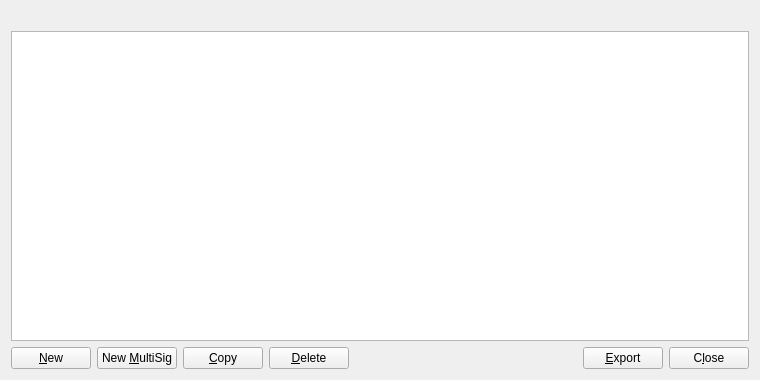
<?xml version="1.0" encoding="UTF-8"?>
<ui version="4.0">
 <class>AddressBookPage</class>
 <widget class="QWidget" name="AddressBookPage">
  <property name="geometry">
   <rect>
    <x>0</x>
    <y>0</y>
    <width>760</width>
    <height>380</height>
   </rect>
  </property>
  <layout class="QVBoxLayout" name="verticalLayout">
   <item>
    <widget class="QLabel" name="labelExplanation">
     <property name="textFormat">
      <enum>Qt::PlainText</enum>
     </property>
     <property name="wordWrap">
      <bool>true</bool>
     </property>
    </widget>
   </item>
   <item>
    <widget class="QTableView" name="tableView">
     <property name="contextMenuPolicy">
      <enum>Qt::CustomContextMenu</enum>
     </property>
     <property name="toolTip">
      <string>Double-click to edit address or label</string>
     </property>
     <property name="tabKeyNavigation">
      <bool>false</bool>
     </property>
     <property name="alternatingRowColors">
      <bool>true</bool>
     </property>
     <property name="selectionMode">
      <enum>QAbstractItemView::SingleSelection</enum>
     </property>
     <property name="selectionBehavior">
      <enum>QAbstractItemView::SelectRows</enum>
     </property>
     <property name="sortingEnabled">
      <bool>true</bool>
     </property>
     <attribute name="verticalHeaderVisible">
      <bool>false</bool>
     </attribute>
    </widget>
   </item>
   <item>
    <layout class="QHBoxLayout" name="horizontalLayout">
     <item>
      <widget class="QPushButton" name="newAddress">
       <property name="toolTip">
        <string>Create a new address</string>
       </property>
       <property name="text">
        <string>&amp;New</string>
       </property>
       <property name="icon">
        <iconset resource="../bitcoin.qrc">
         <normaloff>:/icons/add</normaloff>:/icons/add</iconset>
       </property>
      </widget>
     </item>
     <item>
      <widget class="QPushButton" name="newMultiSigAddress">
       <property name="text">
        <string>New &amp;MultiSig</string>
       </property>
       <property name="icon">
        <iconset resource="../bitcoin.qrc">
         <normaloff>:/icons/add</normaloff>:/icons/add</iconset>
       </property>
      </widget>
     </item>
     <item>
      <widget class="QPushButton" name="copyAddress">
       <property name="toolTip">
        <string>Copy the currently selected address to the system clipboard</string>
       </property>
       <property name="text">
        <string>&amp;Copy</string>
       </property>
       <property name="icon">
        <iconset resource="../bitcoin.qrc">
         <normaloff>:/icons/editcopy</normaloff>:/icons/editcopy</iconset>
       </property>
      </widget>
     </item>
     <item>
      <widget class="QPushButton" name="deleteAddress">
       <property name="toolTip">
        <string>Delete the currently selected address from the list</string>
       </property>
       <property name="text">
        <string>&amp;Delete</string>
       </property>
       <property name="icon">
        <iconset resource="../bitcoin.qrc">
         <normaloff>:/icons/remove</normaloff>:/icons/remove</iconset>
       </property>
      </widget>
     </item>
     <item>
      <spacer name="horizontalSpacer">
       <property name="orientation">
        <enum>Qt::Horizontal</enum>
       </property>
       <property name="sizeHint" stdset="0">
        <size>
         <width>40</width>
         <height>20</height>
        </size>
       </property>
      </spacer>
     </item>
     <item>
      <widget class="QPushButton" name="exportButton">
       <property name="toolTip">
        <string>Export the data in the current tab to a file</string>
       </property>
       <property name="text">
        <string>&amp;Export</string>
       </property>
       <property name="icon">
        <iconset resource="../bitcoin.qrc">
         <normaloff>:/icons/export</normaloff>:/icons/export</iconset>
       </property>
      </widget>
     </item>
     <item>
      <widget class="QPushButton" name="closeButton">
       <property name="sizePolicy">
        <sizepolicy hsizetype="Minimum" vsizetype="Minimum">
         <horstretch>0</horstretch>
         <verstretch>0</verstretch>
        </sizepolicy>
       </property>
       <property name="text">
        <string>C&amp;lose</string>
       </property>
      </widget>
     </item>
    </layout>
   </item>
  </layout>
 </widget>
 <resources>
  <include location="../bitcoin.qrc"/>
 </resources>
 <connections/>
</ui>
